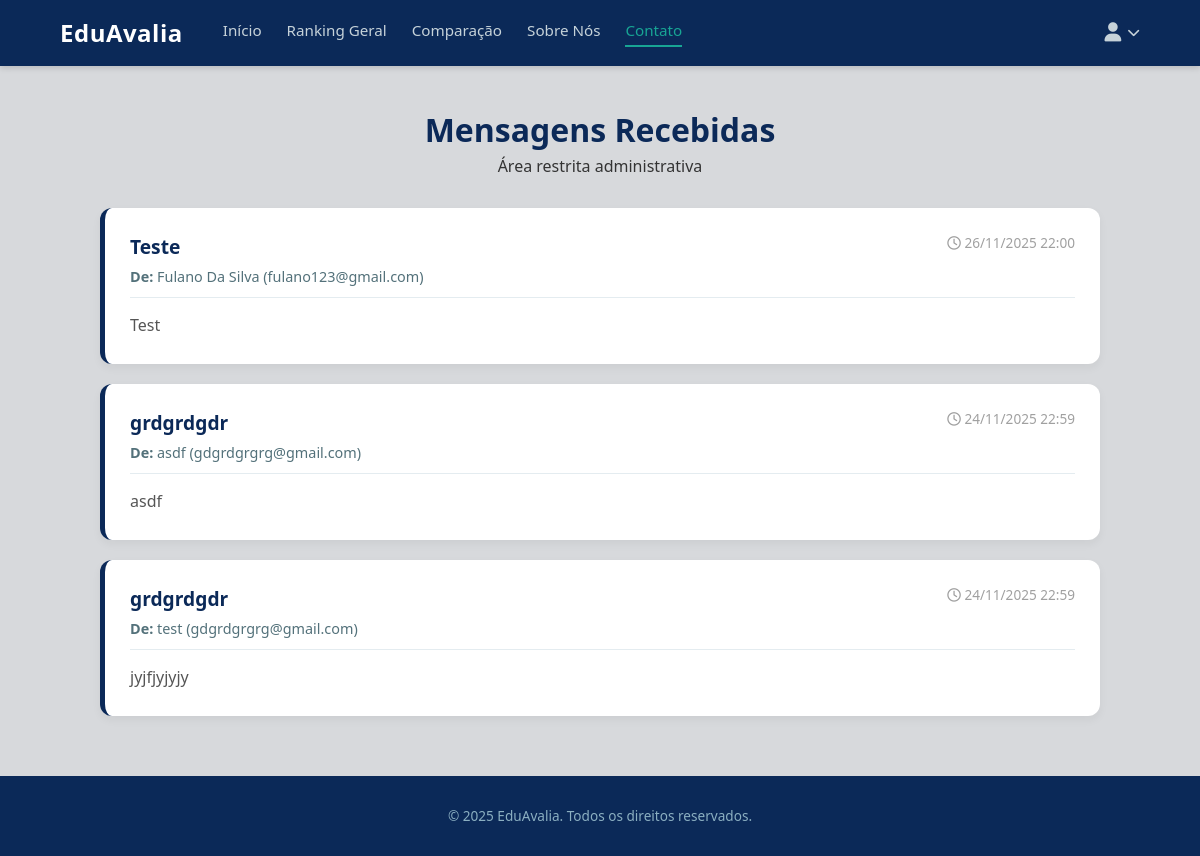
/contato/ (signed in), run on the app's committed database.
### avaliacoes/models.py (models this page shows, shortened)
class MensagemContato(models.Model):
    nome = models.CharField(max_length=100)
    email = models.EmailField()
    assunto = models.CharField(max_length=150)
    mensagem = models.TextField()
    data_envio = models.DateTimeField(auto_now_add=True)
    lida = models.BooleanField(default=False) # Para o admin marcar se já leu

### avaliacoes/views.py (the view, shortened to what this page needs)
# urls.py: path('contato/', views.contato, name='contato'),
def contato(request):
    if request.user.is_authenticated and hasattr(request.user, 'user_type') and request.user.user_type == 'admin':
        mensagens = MensagemContato.objects.all().order_by('-data_envio')
        return render(request, 'avaliacoes/admin_mensagens.html', {'mensagens': mensagens})

### avaliacoes/templates/avaliacoes/admin_mensagens.html (shortened to what this page needs)
{% extends 'base.html' %}
{% load static %}
{% block content %}
<div class="admin-msg-container">
    <div class="admin-msg-header">
        <h1>Mensagens Recebidas</h1>
        <p>Área restrita administrativa</p>
    </div>
    {% for msg in mensagens %}
        <div class="msg-card">
            <div class="msg-header">
                <div class="msg-info">
                    <h3>{{ msg.assunto }}</h3>
                    <span><strong>De:</strong> {{ msg.nome }} ({{ msg.email }})</span>
                </div>
                <div class="msg-date">
                    <i class="fa-regular fa-clock"></i> {{ msg.data_envio|date:"d/m/Y H:i" }}
                </div>
            </div>
            <div class="msg-body">
                {{ msg.mensagem|linebreaks }}
            </div>
        </div>
    {% empty %}
        <div class="empty-state">
            <i class="fa-regular fa-envelope-open" style="font-size: 3rem; margin-bottom: 20px; color: var(--azul-acinzentado);"></i>
            <h3>Nenhuma mensagem encontrada.</h3>
            <p>As mensagens enviadas pelo formulário de contato aparecerão aqui.</p>
        </div>
    {% endfor %}
</div>
{% endblock content %}

### avaliacoes/templates/base.html (style rules this page uses)
:root { --azul-marinho: #0b2958; --azul-acinzentado: #8bafc1; --verde: #18a594; --cinza-claro: #c6d2d9; --painel-central: #e4ecf0; --cinza-escuro-letras: #a7adaf; --verde-escuro-letras: #53717a; --cinza-claro-fundo: #d7d9dc; }
* { margin: 0; padding: 0; box-sizing: border-box; }
body { font-family: 'Segoe UI', sans-serif; background-color: var(--cinza-claro-fundo); color: #333; line-height: 1.5; display: flex; flex-direction: column; min-height: 100vh; }

### avaliacoes/templates/avaliacoes/admin_mensagens.html (style rules this page uses)
.admin-msg-container { width: 90%; max-width: 1000px; margin: 40px auto; flex-grow: 1; }
.admin-msg-header { margin-bottom: 30px; text-align: center; }
.admin-msg-header h1 { color: var(--azul-marinho); font-weight: 700; }
.msg-card { background: #fff; border-radius: 12px; padding: 25px; margin-bottom: 20px; box-shadow: 0 4px 10px rgba(0,0,0,0.05); border-left: 5px solid var(--azul-marinho); transition: transform 0.2s; }
.msg-header { display: flex; justify-content: space-between; align-items: flex-start; margin-bottom: 15px; border-bottom: 1px solid var(--painel-central); padding-bottom: 10px; }
.msg-info h3 { margin: 0; color: var(--azul-marinho); font-size: 1.2rem; }
.msg-info span { font-size: 0.9rem; color: var(--verde-escuro-letras); display: block; margin-top: 4px; }
.msg-date { font-size: 0.85rem; color: #a0a0a0; white-space: nowrap; }
.msg-body { color: #555; line-height: 1.6; font-size: 1rem; }

### data on the page
MensagemContato: assunto "Teste", nome "Fulano Da Silva", email "fulano123@gmail.com", data_envio "26/11/2025 22:00", mensagem "Test"
MensagemContato: assunto "grdgrdgdr", nome "asdf", email "gdgrdgrgrg@gmail.com", data_envio "24/11/2025 22:59", mensagem "asdf"
MensagemContato: assunto "grdgrdgdr", nome "test", email "gdgrdgrgrg@gmail.com", data_envio "24/11/2025 22:59", mensagem "jyjfjyjyjy"
